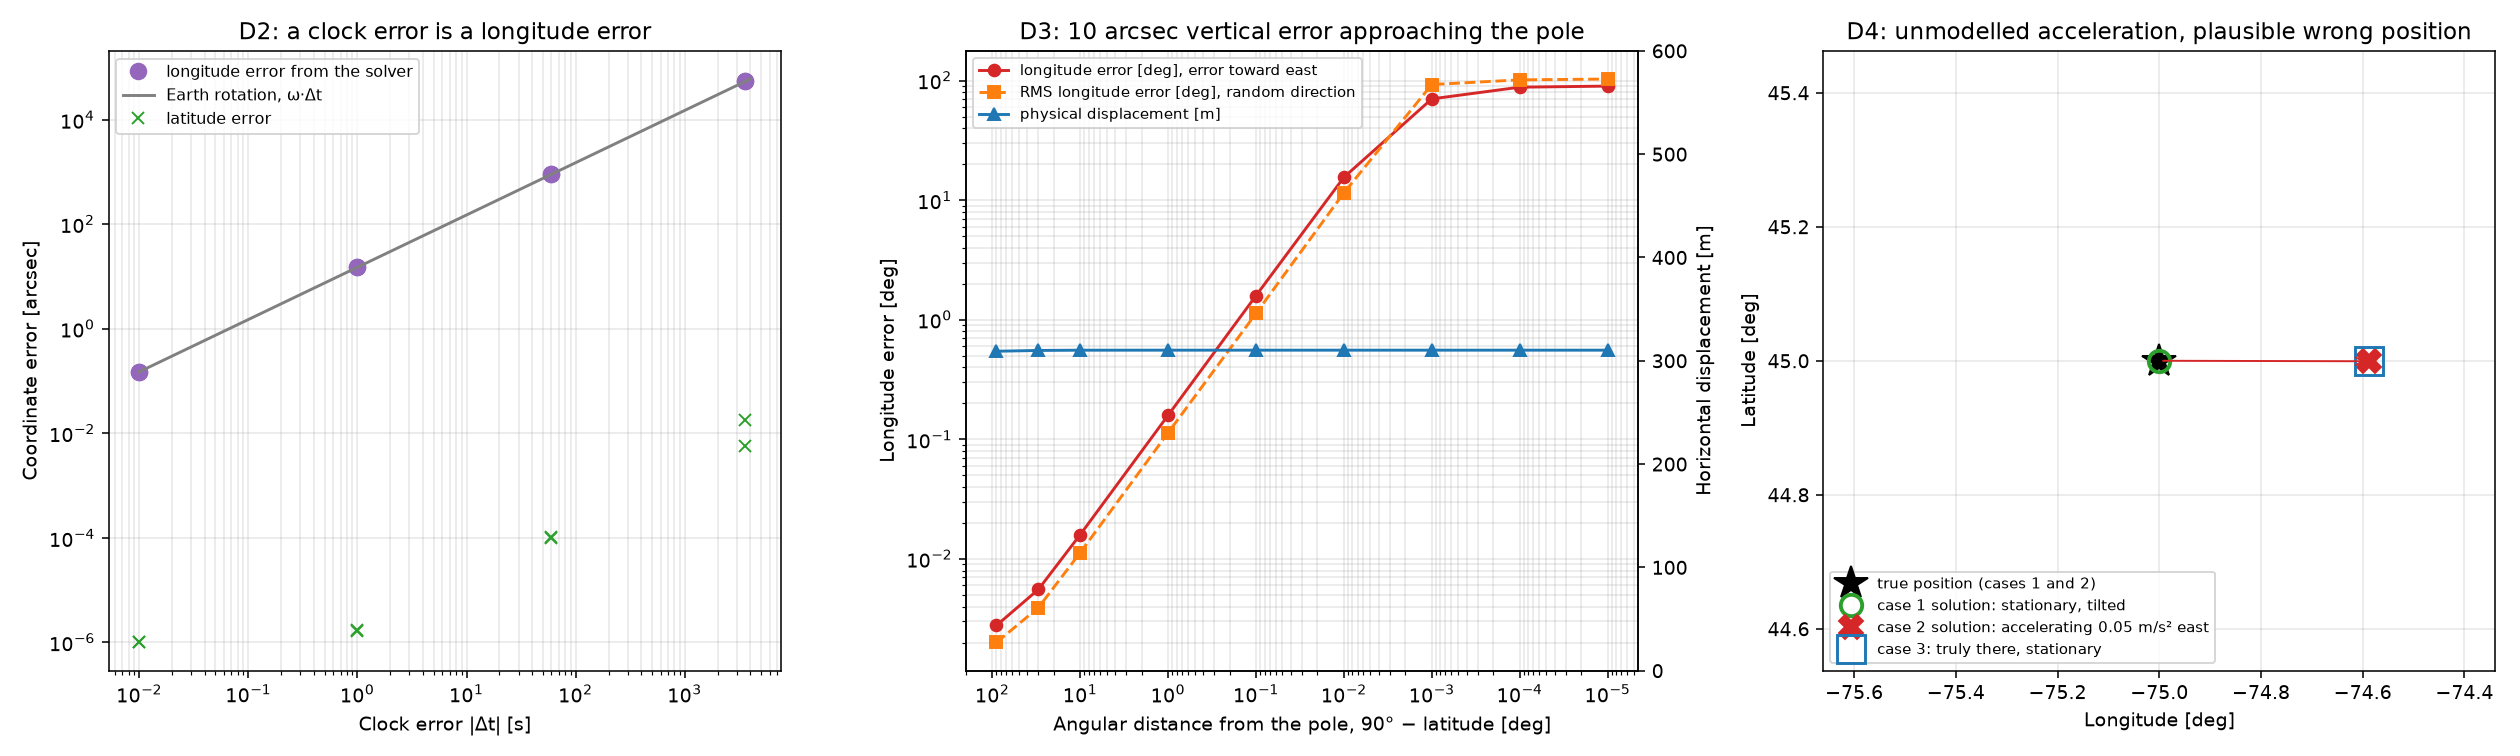

This figure's Python source:
"""
observability_experiment.py - Space Systems Engineering, Module 6, Experiment D

What the star-camera-plus-accelerometer measurement can and cannot
determine. Four reproducible demonstrations:

D1  Altitude ambiguity: two heights give the same measurements.
D2  Unknown clock offset: time and longitude cannot be separated.
D3  Polar singularity: longitude becomes unstable while position does not.
D4  Acceleration ambiguity: an unmodelled acceleration yields a plausible
    but wrong position, identical to a real observation somewhere else.

A demonstration succeeds here when it shows correctly that no unique answer
is supported by the measurements, not when the solver returns the truth.

Run:  python observability_experiment.py
"""

from pathlib import Path

import matplotlib
matplotlib.use("Agg")
import matplotlib.pyplot as plt
import numpy as np
from astropy.time import Time, TimeDelta

import celestial_position as cp
import position_simulator as ps
from accelerometer_calibration import AccelerometerErrorModel
from astronomical_time import EARTH_ROTATION_RATE_UT1, time_scales
from reference_frames import geodetic_to_ecef
from rotation_engine import rotation_vector_to_matrix
from sensor_frames import earth_from_celestial

SEED = 606
HERE = Path(__file__).parent
UTC = ps.OBSERVATION_UTC
T0 = Time(UTC, scale="utc")
ARCSEC = np.radians(1.0 / 3600.0)


def angle_arcsec(a, b):
    return np.degrees(np.arctan2(np.linalg.norm(np.cross(a, b)), a @ b)) * 3600


def heading(title):
    print("\n" + "=" * 78)
    print(title)
    print("=" * 78)


# ------------------------------------------------------------------------- D1
def d1_altitude():
    heading("D1 - Altitude ambiguity")
    lat, lon = 45.0, -75.0
    earth = cp.earth_orientation(UTC)
    results = []
    for height in (0.0, 5000.0):
        obs = ps.simulate_observation(lat, lon, UTC, height_m=height,
                                      C_EG=earth[0],
                                      rng=np.random.default_rng(SEED))
        solution = ps.solve_observation(obs, earth=earth)
        results.append((height, obs, solution))
        position = geodetic_to_ecef(lat, lon, height)
        print(f"  h = {height:>6g} m: ECEF position "
              f"[{position[0]:.1f}, {position[1]:.1f}, {position[2]:.1f}] m")
        print(f"      |specific force| = "
              f"{np.linalg.norm(obs.truth['specific_force_imu']):.5f} m/s^2, "
              f"normalized up (IMU) = {np.round(obs.truth['up_imu'], 12)}")
        print(f"      solution: lat {solution.latitude_deg:.10f}, lon "
              f"{solution.longitude_deg:.10f}, height {solution.height_m} "
              f"(estimated: {solution.height_estimated})")
    (_, low, sol_low), (_, high, sol_high) = results
    print(f"\n  Positions differ by "
          f"{np.linalg.norm(geodetic_to_ecef(lat, lon, 5000.0) - geodetic_to_ecef(lat, lon, 0.0)):.1f} m, "
          f"exactly along the ellipsoid normal.")
    print(f"  Largest difference between the two star measurement sets: "
          f"{np.max(np.abs(low.measured_stars - high.measured_stars)):.1e}")
    print(f"  Angle between the two measured vertical directions: "
          f"{angle_arcsec(low.truth['up_imu'], high.truth['up_imu']):.1e} arcsec")
    print(f"  Difference between the two solutions: "
          f"{cp.horizontal_position_error(sol_low.lat_lon, sol_high.lat_lon):.1e} m")
    print("""
  Every point on one ellipsoid normal has the same up direction, and stars
  are effectively at infinity, so their directions do not change with
  height either. The measurements are identical; height is a free parameter
  the estimator cannot fix, and the solution reports height = None rather
  than zero.
  The accelerometer MAGNITUDE does differ, by 0.0154 m/s^2 over 5000 m, but
  it is deliberately not used: gravity also varies by 0.05 m/s^2 with
  latitude and by more than that with local geology, and the accelerometer
  bias assumed in Experiment C is 0.005 m/s^2 per axis. Height from |f|
  would need an absolute gravity model and sensor accuracy this instrument
  does not have.""")


# ------------------------------------------------------------------------- D2
def d2_clock():
    heading("D2 - Unknown clock offset")
    lat, lon = 45.0, -75.0
    earth = cp.earth_orientation(UTC)
    obs = ps.simulate_observation(lat, lon, UTC, C_EG=earth[0],
                                  rng=np.random.default_rng(SEED))
    rate_deg = np.degrees(EARTH_ROTATION_RATE_UT1)
    print(f"  Measurement made at {UTC} UTC at ({lat}, {lon}), then solved with "
          f"wrong timestamps.")
    print(f"  Earth turns {rate_deg * 3600:.4f} arcsec per second of time.\n")
    print(f"  {'clock error':>12}{'longitude error':>19}{'-omega * dt':>16}"
          f"{'difference':>14}{'latitude error':>17}{'position error':>17}")
    offsets = [-3600.0, -60.0, -1.0, -0.01, 0.01, 1.0, 60.0, 3600.0]
    rows = []
    for dt in offsets:
        wrong = cp.earth_orientation(T0 + TimeDelta(dt, format="sec"))
        solution = ps.solve_observation(obs, earth=wrong)
        dlon = cp.longitude_difference(solution.longitude_deg, lon) * 3600
        dlat = (solution.latitude_deg - lat) * 3600
        predicted = -rate_deg * dt * 3600
        error = cp.horizontal_position_error(solution.lat_lon, (lat, lon))
        rows.append((dt, dlon, predicted, dlat, error))
        print(f"  {dt:>10g} s{dlon:>17.3f}\"{predicted:>15.3f}\"{dlon - predicted:>13.4f}\""
              f"{dlat:>16.5f}\"{error:>14.1f} m")
    print("""
  The longitude error equals Earth's rotation over the clock error to a
  small fraction of an arcsecond, and latitude is essentially unaffected.
  The tiny remainders at one hour come from the pole's slow precession,
  nutation and polar motion, which also depend on time.""")

    # Can a longitude change exactly compensate a time change?
    print("  Can longitude and time be told apart?")
    dt = 3600.0
    shift = rate_deg * dt
    era = time_scales(T0).era_rad

    def simple_c_eg(delta_t):                  # rotation about z only
        return earth_from_celestial(era + EARTH_ROTATION_RATE_UT1 * delta_t)

    up_here_now = simple_c_eg(0.0).inverse().apply(ps.true_vertical_ecef(lat, lon))
    up_west_later = simple_c_eg(dt).inverse().apply(
        ps.true_vertical_ecef(lat, lon - shift))
    print(f"    Simplified model (rotation about the pole only): observer at "
          f"lon {lon} at t, versus observer at\n    lon {lon - shift:.4f} at "
          f"t + {dt:g} s. Angle between their celestial verticals: "
          f"{angle_arcsec(up_here_now, up_west_later):.1e} arcsec.")
    full_now = earth[0].inverse().apply(ps.true_vertical_ecef(lat, lon))
    full_later = cp.earth_orientation(T0 + TimeDelta(dt, format="sec"))[0].inverse().apply(
        ps.true_vertical_ecef(lat, lon - shift))
    residual = angle_arcsec(full_now, full_later)
    print(f"    Full IAU model, same two observers: {residual:.2e} arcsec "
          f"({residual * ARCSEC * ps.EARTH_RADIUS_M:.3f} m on the ground).")
    print(f"""
  Under the simplified model the compensation is exact: the Earth-fixed
  frame is the celestial frame turned by an angle that grows linearly with
  time, and longitude enters as the same kind of turn. Only the sum
  "longitude + rotation rate x time" is measured. An observer {shift:.2f} deg
  further west, an hour later, has an identical celestial vertical and
  therefore identical measurements.
  The full model breaks the symmetry only by {residual * 1000:.0f} milliarcseconds per
  hour ({residual * ARCSEC * ps.EARTH_RADIUS_M:.1f} m on the ground), mostly because Earth turns about its
  rotation pole while longitude is measured about the Earth-fixed z axis,
  0.34 arcsec away (polar motion). That is far below the arcsecond-level
  measurement errors, so in practice time cannot be solved for from these
  observations. Longitude is only as good
  as the clock: {rate_deg * 3600 * ARCSEC * ps.EARTH_RADIUS_M * np.cos(np.radians(lat)):.0f} m per second of error at this latitude. Time must
  come from outside.""")
    return rows


# ------------------------------------------------------------------------- D3
def d3_pole(rng):
    heading("D3 - Polar singularity")
    error_arcsec = 10.0
    print(f"  A fixed {error_arcsec:g} arcsec error is applied to the "
          f"Earth-fixed vertical, toward local east (the worst\n  direction "
          f"for longitude), then in 2000 random directions.\n")
    print(f"  {'latitude':>12}{'dist. to pole':>15}{'longitude error':>18}"
          f"{'eps/cos(lat)':>15}{'displacement':>14}{'RMS lon error':>16}"
          f"{'RMS displ.':>12}")
    rows = []
    for lat in (0.0, 60.0, 80.0, 89.0, 89.9, 89.99, 89.999, 89.9999, 89.99999):
        lon = 20.0
        axes = ps.local_axes_ecef(lat, lon)
        east, north, up = axes[:, 0], axes[:, 1], axes[:, 2]
        tilted = up + np.tan(error_arcsec * ARCSEC) * east
        est = cp.earth_fixed_up_to_geodetic(tilted)
        dlon = abs(cp.longitude_difference(est[1], lon))
        displacement = cp.horizontal_position_error(est, (lat, lon))
        angles = rng.uniform(0.0, 2 * np.pi, 2000)
        lon_sq, disp_sq = [], []
        for a in angles:
            v = up + np.tan(error_arcsec * ARCSEC) * (np.cos(a) * east
                                                      + np.sin(a) * north)
            e = cp.earth_fixed_up_to_geodetic(v)
            lon_sq.append(cp.longitude_difference(e[1], lon) ** 2)
            disp_sq.append(cp.horizontal_position_error(e, (lat, lon)) ** 2)
        rms_lon, rms_disp = np.sqrt(np.mean(lon_sq)), np.sqrt(np.mean(disp_sq))
        pole_distance = cp.horizontal_position_error((90.0, 0.0), (lat, lon))
        predicted = error_arcsec / 3600 / np.cos(np.radians(lat))
        rows.append((90.0 - lat, dlon, displacement, rms_lon, pole_distance))
        distance_text = (f"{pole_distance / 1000:,.0f} km" if pole_distance >= 1e4
                         else f"{pole_distance:,.1f} m")
        predicted_text = (f"{predicted:.5f} deg" if predicted < 90.0
                          else "over 90 deg")
        print(f"  {lat:>12.5f}{distance_text:>15}{dlon:>14.5f} deg"
              f"{predicted_text:>15}{displacement:>12.1f} m"
              f"{rms_lon:>12.5f} deg{rms_disp:>10.1f} m")

    solution_lat, solution_lon = cp.earth_fixed_up_to_geodetic([0.0, 0.0, 1.0])
    axes = ps.local_axes_ecef(90.0, 20.0)
    tilted = axes[:, 2] + np.tan(error_arcsec * ARCSEC) * axes[:, 0]
    at_pole = cp.earth_fixed_up_to_geodetic(tilted)
    print(f"\n  Exactly at the pole, no error: latitude {solution_lat}, "
          f"longitude {solution_lon} (reported as not observable).")
    print(f"  At the pole with the {error_arcsec:g} arcsec error: latitude "
          f"{at_pole[0]:.6f}, longitude {at_pole[1]:.2f} deg, displacement "
          f"{cp.horizontal_position_error(at_pole, (90.0, 0.0)):.1f} m.")
    print(f"""
  The physical displacement stays at about {error_arcsec * ARCSEC * ps.EARTH_RADIUS_M:.0f} m at every latitude: the
  position estimate does not degrade. The longitude error grows as
  1/cos(latitude) and stops meaning anything once the observer is closer to
  the pole than the error itself ({error_arcsec * ARCSEC * ps.EARTH_RADIUS_M:.0f} m): there the reported longitude is
  simply the direction of the error, anywhere in +/-180 deg. This is a
  singularity of the latitude/longitude coordinates, not of the estimate.
  Near the poles, errors and covariances should be stated in metres north
  and east (or as a 3D vector), never in degrees of longitude.""")
    return rows


# ------------------------------------------------------------------------- D4
def d4_acceleration(rng):
    heading("D4 - Acceleration ambiguity")
    lat, lon = 45.0, -75.0
    a_east = 0.05                               # m/s^2
    earth = cp.earth_orientation(UTC)
    quiet = AccelerometerErrorModel(bias=(0, 0, 0), scale_factor_error=0.0,
                                    cross_axis=0.0, noise_sigma=0.0)
    star_seed = SEED + 4

    # Case 2: at the true position, accelerating east.
    case2 = ps.simulate_observation(lat, lon, UTC, C_EG=earth[0],
                                    rng=np.random.default_rng(star_seed),
                                    acceleration_enu=(a_east, 0.0, 0.0),
                                    accel_model=quiet, n_accel_samples=200)
    sol2 = ps.solve_observation(case2, earth=earth, accel_noise_sigma=0.005)

    # Case 1: stationary at the same position, but physically tilted so that
    # its accelerometer reads the same direction as case 2.
    up_true_g = case2.truth["up_celestial"]
    apparent_g = sol2.up_celestial
    axis = np.cross(up_true_g, apparent_g)
    tilt = np.arctan2(np.linalg.norm(axis), up_true_g @ apparent_g)
    rotation_g = rotation_vector_to_matrix(axis / np.linalg.norm(axis) * tilt)
    case1 = ps.simulate_observation(lat, lon, UTC, C_EG=earth[0],
                                    rng=np.random.default_rng(star_seed),
                                    C_CG=case2.truth["C_CG"] @ rotation_g,
                                    accel_model=quiet, n_accel_samples=200)
    sol1 = ps.solve_observation(case1, earth=earth, accel_noise_sigma=0.005)

    # Case 3: stationary at the position case 2 was mistaken for, with the
    # same celestial attitude as case 2.
    case3 = ps.simulate_observation(sol2.latitude_deg, sol2.longitude_deg, UTC,
                                    C_EG=earth[0],
                                    rng=np.random.default_rng(star_seed),
                                    C_CG=case2.truth["C_CG"],
                                    accel_model=quiet, n_accel_samples=200)
    sol3 = ps.solve_observation(case3, earth=earth, accel_noise_sigma=0.005)

    def direction(obs):
        mean = obs.accel_samples.mean(axis=0)
        return mean / np.linalg.norm(mean), np.linalg.norm(mean)

    print(f"  True position ({lat}, {lon}). Horizontal acceleration {a_east} "
          f"m/s^2 east tilts the apparent vertical by\n  atan(a/g) = "
          f"{np.degrees(tilt):.4f} deg = {np.degrees(tilt) * 3600:.0f} arcsec.\n")
    print(f"  {'case':<50}{'reported position':>26}{'own error':>11}{'status':>8}"
          f"{'IMU quality':>13}")
    for label, obs, sol, truth in (
            ("1  stationary, tilted by atan(a/g)", case1, sol1, (lat, lon)),
            ("2  untilted, accelerating 0.05 m/s^2 east", case2, sol2, (lat, lon)),
            ("3  stationary at the place case 2 reports", case3, sol3,
             (sol2.latitude_deg, sol2.longitude_deg))):
        error = cp.horizontal_position_error(sol.lat_lon, truth)
        print(f"  {label:<50}({sol.latitude_deg:>9.5f}, {sol.longitude_deg:>10.5f})"
              f"{error / 1000:>8.2f} km{sol.status:>8}{sol.quality.verdict:>13}")

    d1, m1 = direction(case1)
    d2, m2 = direction(case2)
    d3, m3 = direction(case3)
    print(f"\n  Accelerometer direction, case 1 versus case 2: "
          f"{angle_arcsec(d1, d2):.1e} arcsec apart (identical).")
    print(f"  Star measurements, case 1 versus case 2: boresights "
          f"{angle_arcsec(case1.truth['C_CG'].T[:, 2], case2.truth['C_CG'].T[:, 2]) / 3600:.4f} deg apart "
          f"(the instruments really are oriented differently).")
    print(f"  Case 2 versus case 3: accelerometer direction "
          f"{angle_arcsec(d2, d3):.1e} arcsec apart; largest star-measurement "
          f"difference {np.max(np.abs(case2.measured_stars - case3.measured_stars)):.1e};")
    print(f"  accelerometer magnitude {m2:.5f} versus {m3:.5f} m/s^2 "
          f"(difference {m2 - m3:.5f} = a^2/2g, far below any usable knowledge of g).")
    wrong_by = cp.horizontal_position_error(sol2.lat_lon, (lat, lon))
    print(f"""
  Cases 1 and 2 give the accelerometer the same direction, but the star
  camera sees different attitudes, so the complete estimator returns
  different positions. Case 1 is right. Case 2 is wrong by {wrong_by / 1000:.1f} km, with
  status "ok" and a "steady" accelerometer.
  Knowing the stellar attitude does not help, because it is not the
  attitude that is in doubt. The estimator assumes the specific force
  points up. Case 2's measurements are, to machine precision, the
  measurements of case 3: an unaccelerated instrument {wrong_by / 1000:.1f} km away. Nothing
  in a single camera-plus-accelerometer observation distinguishes them, so
  no unique position is supported unless the acceleration is known to be
  zero (a fixed mount) or measured independently.
  The sensitivity is severe: {np.radians(1 / 3600) * 1e6:.1f} micro-g of unmodelled horizontal
  acceleration per arcsecond, i.e. per {np.radians(1 / 3600) * ps.EARTH_RADIUS_M:.0f} m of position.""")
    return (lat, lon), sol1, sol2, sol3


def make_figure(clock_rows, pole_rows, d4):
    fig, (ax_clock, ax_pole, ax_map) = plt.subplots(1, 3, figsize=(18, 5.4))

    dts = np.array([abs(r[0]) for r in clock_rows])
    ax_clock.loglog(dts, [abs(r[1]) for r in clock_rows], "o", color="tab:purple",
                    markersize=8, label="longitude error from the solver")
    grid = np.logspace(-2, 3.6, 50)
    ax_clock.loglog(grid, np.degrees(EARTH_ROTATION_RATE_UT1) * 3600 * grid, "-",
                    color="gray", label="Earth rotation, ω·Δt")
    ax_clock.loglog(dts, [max(abs(r[3]), 1e-6) for r in clock_rows], "x",
                    color="tab:green", label="latitude error")
    ax_clock.set_xlabel("Clock error |Δt| [s]")
    ax_clock.set_ylabel("Coordinate error [arcsec]")
    ax_clock.set_title("D2: a clock error is a longitude error")
    ax_clock.grid(True, which="both", alpha=0.3)
    ax_clock.legend(fontsize=8)

    colat = [r[0] for r in pole_rows if r[0] > 0]
    ax_pole.loglog(colat, [r[1] for r in pole_rows if r[0] > 0], "o-",
                   color="tab:red", label="longitude error [deg], error toward east")
    ax_pole.loglog(colat, [r[3] for r in pole_rows if r[0] > 0], "s--",
                   color="tab:orange", label="RMS longitude error [deg], random direction")
    ax_pole.set_xlabel("Angular distance from the pole, 90° − latitude [deg]")
    ax_pole.set_ylabel("Longitude error [deg]")
    ax_pole.invert_xaxis()
    twin = ax_pole.twinx()
    twin.semilogx(colat, [r[2] for r in pole_rows if r[0] > 0], "^-",
                  color="tab:blue", label="physical displacement [m]")
    twin.set_ylim(0, 600)
    twin.set_ylabel("Horizontal displacement [m]")
    handles, labels = ax_pole.get_legend_handles_labels()
    h2, l2 = twin.get_legend_handles_labels()
    ax_pole.legend(handles + h2, labels + l2, fontsize=7.5, loc="upper left")
    ax_pole.set_title("D3: 10 arcsec vertical error approaching the pole")
    ax_pole.grid(True, which="both", alpha=0.3)

    (lat, lon), sol1, sol2, sol3 = d4
    ax_map.plot(lon, lat, "k*", markersize=18, label="true position (cases 1 and 2)")
    ax_map.plot(sol1.longitude_deg, sol1.latitude_deg, "o", color="tab:green",
                markersize=11, fillstyle="none", markeredgewidth=2,
                label="case 1 solution: stationary, tilted")
    ax_map.plot(sol2.longitude_deg, sol2.latitude_deg, "X", color="tab:red",
                markersize=12, label="case 2 solution: accelerating 0.05 m/s² east")
    ax_map.plot(sol3.longitude_deg, sol3.latitude_deg, "s", color="tab:blue",
                markersize=14, fillstyle="none", markeredgewidth=1.5,
                label="case 3: truly there, stationary")
    ax_map.annotate("", xy=(sol2.longitude_deg, sol2.latitude_deg), xytext=(lon, lat),
                    arrowprops=dict(arrowstyle="->", color="tab:red"))
    span = max(abs(sol2.longitude_deg - lon), 0.3) * 1.6
    ax_map.set_xlim(lon - span, lon + span)
    ax_map.set_ylim(lat - span * 0.7, lat + span * 0.7)
    ax_map.set_xlabel("Longitude [deg]")
    ax_map.set_ylabel("Latitude [deg]")
    ax_map.set_title("D4: unmodelled acceleration, plausible wrong position")
    ax_map.grid(True, alpha=0.3)
    ax_map.legend(fontsize=7.5, loc="lower left")

    fig.tight_layout()
    fig.savefig(HERE / "observability_experiment.png", dpi=140)
    print("\nSaved observability_experiment.png")


if __name__ == "__main__":
    generator = np.random.default_rng(SEED)
    d1_altitude()
    clock = d2_clock()
    pole = d3_pole(generator)
    acceleration = d4_acceleration(generator)
    make_figure(clock, pole, acceleration)
